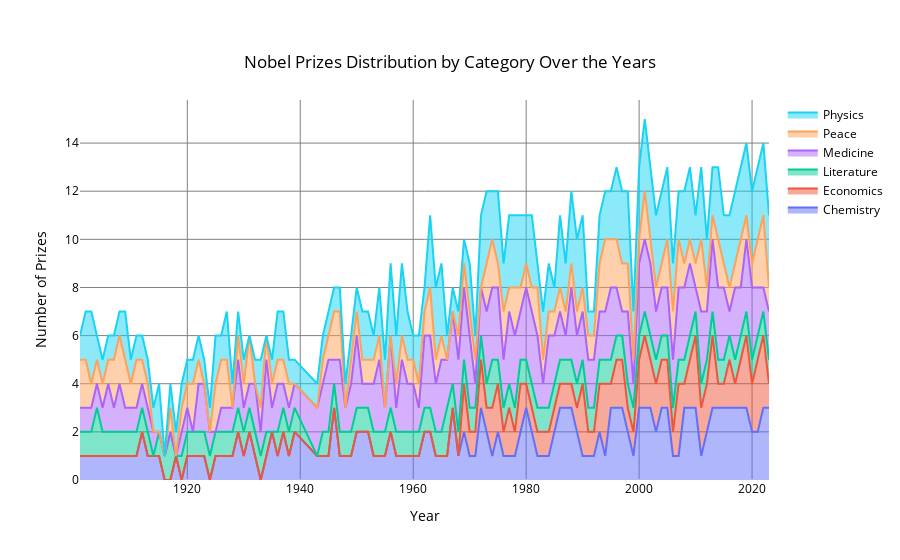

This figure's notebook cell:
### Markdown cell above
### 2. Nobel Prizes Distribution by Category Over the Years

### Code cell
import plotly.graph_objects as go
import pandas as pd

category_year_counts = nobel.groupby(['year', 'category']).size().reset_index(name='Count')


category_year_pivot = category_year_counts.pivot(index='year', columns='category', values='Count').fillna(0)


fig = go.Figure()

for category in category_year_pivot.columns:
    fig.add_trace(go.Scatter(
        x=category_year_pivot.index,
        y=category_year_pivot[category],
        mode='lines',
        stackgroup='one',  
        name=category
    ))

fig.update_layout(
    title={
        'text': 'Nobel Prizes Distribution by Category Over the Years',
        'y':0.9,
        'x':0.5,
        'xanchor': 'center',
        'yanchor': 'top'
    },
    xaxis_title="Year",
    yaxis_title="Number of Prizes",
    paper_bgcolor='white',
    plot_bgcolor='white',
    font=dict(color='black'),

    xaxis=dict(
        gridcolor='gray'),
    yaxis=dict(
        gridcolor='gray')
)

fig.show()
